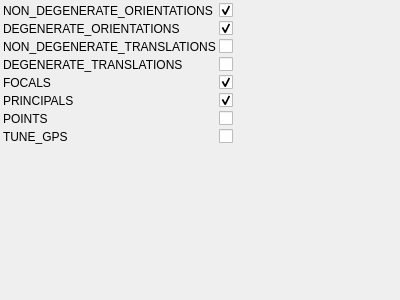
<?xml version="1.0" encoding="UTF-8"?>
<ui version="4.0">
 <class>ReconstructionFunctorOptimizationParamsControlWidget</class>
 <widget class="QWidget" name="ReconstructionFunctorOptimizationParamsControlWidget">
  <property name="geometry">
   <rect>
    <x>0</x>
    <y>0</y>
    <width>400</width>
    <height>300</height>
   </rect>
  </property>
  <property name="windowTitle">
   <string>ReconstructionFunctorOptimizationParams</string>
  </property>
   <layout class="QGridLayout" name="gridLayout">
    <property name="margin">
     <number>3</number>
    </property>
    <property name="spacing">
     <number>3</number>
    </property>
    <item row="0" column="0">
     <widget class="QLabel" name="label_0">
       <property name="text">
         <string>NON_DEGENERATE_ORIENTATIONS</string>
       </property>
     </widget>
    </item>
    <item row="0" column="1">
     <widget class="QCheckBox" name="nON_DEGENERATE_ORIENTATIONSCheckBox">
       <property name="toolTip">
         <string>Orientations of all cameras except first</string>
       </property>
       <property name="checked">
           <bool>true</bool>
       </property>
     </widget>
    </item>
    <item row="1" column="0">
     <widget class="QLabel" name="label_1">
       <property name="text">
         <string>DEGENERATE_ORIENTATIONS</string>
       </property>
     </widget>
    </item>
    <item row="1" column="1">
     <widget class="QCheckBox" name="dEGENERATE_ORIENTATIONSCheckBox">
       <property name="toolTip">
         <string>Orientation of first camera</string>
       </property>
       <property name="checked">
           <bool>true</bool>
       </property>
     </widget>
    </item>
    <item row="2" column="0">
     <widget class="QLabel" name="label_2">
       <property name="text">
         <string>NON_DEGENERATE_TRANSLATIONS</string>
       </property>
     </widget>
    </item>
    <item row="2" column="1">
     <widget class="QCheckBox" name="nON_DEGENERATE_TRANSLATIONSCheckBox">
       <property name="toolTip">
         <string>Translations of all cameras except first</string>
       </property>
     </widget>
    </item>
    <item row="3" column="0">
     <widget class="QLabel" name="label_3">
       <property name="text">
         <string>DEGENERATE_TRANSLATIONS</string>
       </property>
     </widget>
    </item>
    <item row="3" column="1">
     <widget class="QCheckBox" name="dEGENERATE_TRANSLATIONSCheckBox">
       <property name="toolTip">
         <string>Translation of first camera</string>
       </property>
     </widget>
    </item>
    <item row="4" column="0">
     <widget class="QLabel" name="label_4">
       <property name="text">
         <string>FOCALS</string>
       </property>
     </widget>
    </item>
    <item row="4" column="1">
     <widget class="QCheckBox" name="fOCALSCheckBox">
       <property name="toolTip">
         <string>Camera focals in multicamera</string>
       </property>
       <property name="checked">
           <bool>true</bool>
       </property>
     </widget>
    </item>
    <item row="5" column="0">
     <widget class="QLabel" name="label_5">
       <property name="text">
         <string>PRINCIPALS</string>
       </property>
     </widget>
    </item>
    <item row="5" column="1">
     <widget class="QCheckBox" name="pRINCIPALSCheckBox">
       <property name="toolTip">
         <string>Camera principals in multicamera</string>
       </property>
       <property name="checked">
           <bool>true</bool>
       </property>
     </widget>
    </item>
    <item row="6" column="0">
     <widget class="QLabel" name="label_6">
       <property name="text">
         <string>POINTS</string>
       </property>
     </widget>
    </item>
    <item row="6" column="1">
     <widget class="QCheckBox" name="pOINTSCheckBox">
       <property name="toolTip">
         <string>3D points</string>
       </property>
     </widget>
    </item>
    <item row="7" column="0">
     <widget class="QLabel" name="label_7">
       <property name="text">
         <string>TUNE_GPS</string>
       </property>
     </widget>
    </item>
    <item row="7" column="1">
     <widget class="QCheckBox" name="tUNE_GPSCheckBox">
       <property name="toolTip">
         <string>Allow shifting of GPS-initialized cameras</string>
       </property>
     </widget>
    </item>
   <item row="8" column="0">
    <spacer name="verticalSpacer">
     <property name="orientation">
      <enum>Qt::Vertical</enum>
     </property>
     <property name="sizeHint" stdset="0">
      <size>
       <width>0</width>
       <height>0</height>
      </size>
     </property>
    </spacer>
   </item>
   <item row="8" column="2">
    <spacer name="horizontalSpacer">
     <property name="orientation">
      <enum>Qt::Horizontal</enum>
     </property>
     <property name="sizeHint" stdset="0">
      <size>
       <width>0</width>
       <height>0</height>
      </size>
     </property>
    </spacer>
   </item>
  </layout>
 </widget>
 <layoutdefault spacing="3" margin="3"/>
 <resources/>
 <connections>
  <connection>
   <sender>nON_DEGENERATE_ORIENTATIONSCheckBox</sender>
   <signal>stateChanged(int)</signal>
   <receiver>ReconstructionFunctorOptimizationParamsControlWidget</receiver>
   <slot>changeParameters()</slot>
  </connection>
  <connection>
   <sender>dEGENERATE_ORIENTATIONSCheckBox</sender>
   <signal>stateChanged(int)</signal>
   <receiver>ReconstructionFunctorOptimizationParamsControlWidget</receiver>
   <slot>changeParameters()</slot>
  </connection>
  <connection>
   <sender>nON_DEGENERATE_TRANSLATIONSCheckBox</sender>
   <signal>stateChanged(int)</signal>
   <receiver>ReconstructionFunctorOptimizationParamsControlWidget</receiver>
   <slot>changeParameters()</slot>
  </connection>
  <connection>
   <sender>dEGENERATE_TRANSLATIONSCheckBox</sender>
   <signal>stateChanged(int)</signal>
   <receiver>ReconstructionFunctorOptimizationParamsControlWidget</receiver>
   <slot>changeParameters()</slot>
  </connection>
  <connection>
   <sender>fOCALSCheckBox</sender>
   <signal>stateChanged(int)</signal>
   <receiver>ReconstructionFunctorOptimizationParamsControlWidget</receiver>
   <slot>changeParameters()</slot>
  </connection>
  <connection>
   <sender>pRINCIPALSCheckBox</sender>
   <signal>stateChanged(int)</signal>
   <receiver>ReconstructionFunctorOptimizationParamsControlWidget</receiver>
   <slot>changeParameters()</slot>
  </connection>
  <connection>
   <sender>pOINTSCheckBox</sender>
   <signal>stateChanged(int)</signal>
   <receiver>ReconstructionFunctorOptimizationParamsControlWidget</receiver>
   <slot>changeParameters()</slot>
  </connection>
  <connection>
   <sender>tUNE_GPSCheckBox</sender>
   <signal>stateChanged(int)</signal>
   <receiver>ReconstructionFunctorOptimizationParamsControlWidget</receiver>
   <slot>changeParameters()</slot>
  </connection>
 </connections>
 <slots>
  <slot>changeParameters()</slot>
 </slots>
 <customwidgets>
 </customwidgets>
</ui>
